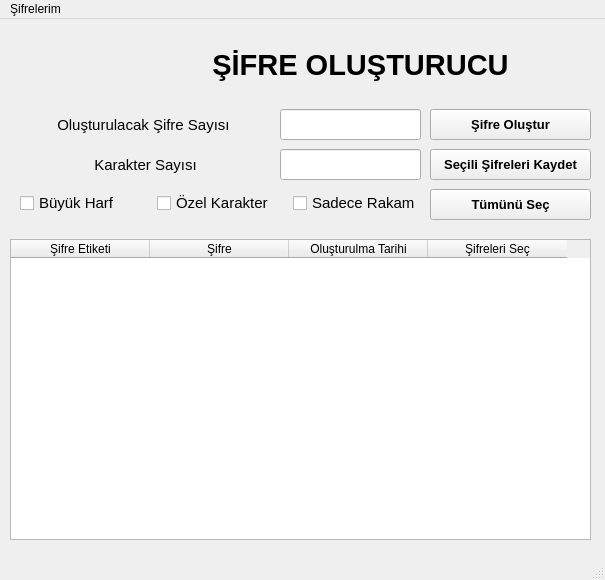
<?xml version="1.0" encoding="UTF-8"?>
<ui version="4.0">
 <class>MainWindow</class>
 <widget class="QMainWindow" name="MainWindow">
  <property name="geometry">
   <rect>
    <x>0</x>
    <y>0</y>
    <width>605</width>
    <height>580</height>
   </rect>
  </property>
  <property name="minimumSize">
   <size>
    <width>605</width>
    <height>580</height>
   </size>
  </property>
  <property name="maximumSize">
   <size>
    <width>605</width>
    <height>580</height>
   </size>
  </property>
  <property name="windowTitle">
   <string>Şifre Oluşturucu</string>
  </property>
  <property name="windowIcon">
   <iconset resource="arkaplanlar.qrc">
    <normaloff>:/kilit/kilit.png</normaloff>:/kilit/kilit.png</iconset>
  </property>
  <property name="layoutDirection">
   <enum>Qt::LeftToRight</enum>
  </property>
  <property name="styleSheet">
   <string notr="true"/>
  </property>
  <widget class="QWidget" name="centralwidget">
   <widget class="QLabel" name="label">
    <property name="geometry">
     <rect>
      <x>30</x>
      <y>10</y>
      <width>131</width>
      <height>71</height>
     </rect>
    </property>
    <property name="font">
     <font>
      <pointsize>22</pointsize>
     </font>
    </property>
    <property name="styleSheet">
     <string notr="true">image: url(:/kilit/kilit.png);</string>
    </property>
    <property name="text">
     <string/>
    </property>
    <property name="alignment">
     <set>Qt::AlignCenter</set>
    </property>
   </widget>
   <widget class="QLabel" name="label_2">
    <property name="geometry">
     <rect>
      <x>20</x>
      <y>90</y>
      <width>251</width>
      <height>31</height>
     </rect>
    </property>
    <property name="font">
     <font>
      <pointsize>11</pointsize>
     </font>
    </property>
    <property name="text">
     <string>Oluşturulacak Şifre Sayısı </string>
    </property>
    <property name="alignment">
     <set>Qt::AlignCenter</set>
    </property>
   </widget>
   <widget class="QLineEdit" name="sifre_sayisi">
    <property name="geometry">
     <rect>
      <x>280</x>
      <y>90</y>
      <width>141</width>
      <height>31</height>
     </rect>
    </property>
    <property name="font">
     <font>
      <pointsize>11</pointsize>
     </font>
    </property>
    <property name="alignment">
     <set>Qt::AlignCenter</set>
    </property>
   </widget>
   <widget class="QPushButton" name="pushButton_sifre_olustur">
    <property name="geometry">
     <rect>
      <x>430</x>
      <y>90</y>
      <width>161</width>
      <height>31</height>
     </rect>
    </property>
    <property name="font">
     <font>
      <pointsize>10</pointsize>
      <weight>75</weight>
      <bold>true</bold>
     </font>
    </property>
    <property name="text">
     <string>Şifre Oluştur</string>
    </property>
   </widget>
   <widget class="QLabel" name="label_4">
    <property name="geometry">
     <rect>
      <x>20</x>
      <y>130</y>
      <width>251</width>
      <height>31</height>
     </rect>
    </property>
    <property name="font">
     <font>
      <pointsize>11</pointsize>
     </font>
    </property>
    <property name="text">
     <string>Karakter Sayısı</string>
    </property>
    <property name="alignment">
     <set>Qt::AlignCenter</set>
    </property>
   </widget>
   <widget class="QLineEdit" name="karakter_sayisi_2">
    <property name="geometry">
     <rect>
      <x>280</x>
      <y>130</y>
      <width>141</width>
      <height>31</height>
     </rect>
    </property>
    <property name="font">
     <font>
      <pointsize>11</pointsize>
     </font>
    </property>
    <property name="alignment">
     <set>Qt::AlignCenter</set>
    </property>
   </widget>
   <widget class="QWidget" name="layoutWidget">
    <property name="geometry">
     <rect>
      <x>20</x>
      <y>170</y>
      <width>404</width>
      <height>28</height>
     </rect>
    </property>
    <layout class="QHBoxLayout" name="horizontalLayout">
     <item>
      <widget class="QCheckBox" name="checkBox_buyuk_harf">
       <property name="font">
        <font>
         <pointsize>11</pointsize>
        </font>
       </property>
       <property name="text">
        <string>Büyük Harf</string>
       </property>
       <property name="tristate">
        <bool>false</bool>
       </property>
      </widget>
     </item>
     <item>
      <widget class="QCheckBox" name="ozel_karak_check">
       <property name="font">
        <font>
         <pointsize>11</pointsize>
        </font>
       </property>
       <property name="text">
        <string>Özel Karakter</string>
       </property>
      </widget>
     </item>
     <item>
      <widget class="QCheckBox" name="rakam_check_box">
       <property name="font">
        <font>
         <pointsize>11</pointsize>
        </font>
       </property>
       <property name="text">
        <string>Sadece Rakam</string>
       </property>
      </widget>
     </item>
    </layout>
   </widget>
   <widget class="QLabel" name="label_3">
    <property name="geometry">
     <rect>
      <x>130</x>
      <y>10</y>
      <width>461</width>
      <height>71</height>
     </rect>
    </property>
    <property name="font">
     <font>
      <pointsize>22</pointsize>
      <weight>75</weight>
      <bold>true</bold>
     </font>
    </property>
    <property name="styleSheet">
     <string notr="true"/>
    </property>
    <property name="text">
     <string>ŞİFRE OLUŞTURUCU</string>
    </property>
    <property name="alignment">
     <set>Qt::AlignCenter</set>
    </property>
   </widget>
   <widget class="QTableWidget" name="sifre_olustur_table">
    <property name="geometry">
     <rect>
      <x>10</x>
      <y>220</y>
      <width>581</width>
      <height>301</height>
     </rect>
    </property>
    <property name="rowCount">
     <number>0</number>
    </property>
    <attribute name="horizontalHeaderDefaultSectionSize">
     <number>139</number>
    </attribute>
    <column>
     <property name="text">
      <string>Şifre Etiketi</string>
     </property>
     <property name="font">
      <font>
       <pointsize>9</pointsize>
      </font>
     </property>
     <property name="textAlignment">
      <set>AlignCenter</set>
     </property>
    </column>
    <column>
     <property name="text">
      <string>Şifre</string>
     </property>
     <property name="font">
      <font>
       <pointsize>9</pointsize>
      </font>
     </property>
     <property name="textAlignment">
      <set>AlignCenter</set>
     </property>
    </column>
    <column>
     <property name="text">
      <string>Oluşturulma Tarihi</string>
     </property>
     <property name="font">
      <font>
       <pointsize>9</pointsize>
      </font>
     </property>
     <property name="textAlignment">
      <set>AlignCenter</set>
     </property>
    </column>
    <column>
     <property name="text">
      <string>Şifreleri Seç</string>
     </property>
     <property name="font">
      <font>
       <pointsize>9</pointsize>
      </font>
     </property>
     <property name="textAlignment">
      <set>AlignCenter</set>
     </property>
    </column>
   </widget>
   <widget class="QPushButton" name="pushButton_sifre_kaydet">
    <property name="geometry">
     <rect>
      <x>430</x>
      <y>130</y>
      <width>161</width>
      <height>31</height>
     </rect>
    </property>
    <property name="font">
     <font>
      <pointsize>10</pointsize>
      <weight>75</weight>
      <bold>true</bold>
     </font>
    </property>
    <property name="text">
     <string>Seçili Şifreleri Kaydet</string>
    </property>
   </widget>
   <widget class="QPushButton" name="pushButton_tumunu_sec">
    <property name="geometry">
     <rect>
      <x>430</x>
      <y>170</y>
      <width>161</width>
      <height>31</height>
     </rect>
    </property>
    <property name="font">
     <font>
      <pointsize>10</pointsize>
      <weight>75</weight>
      <bold>true</bold>
     </font>
    </property>
    <property name="text">
     <string>Tümünü Seç</string>
    </property>
   </widget>
  </widget>
  <widget class="QMenuBar" name="menubar">
   <property name="geometry">
    <rect>
     <x>0</x>
     <y>0</y>
     <width>605</width>
     <height>26</height>
    </rect>
   </property>
   <widget class="QMenu" name="menu_sifrelerim">
    <property name="font">
     <font>
      <weight>75</weight>
      <bold>true</bold>
     </font>
    </property>
    <property name="title">
     <string>Şifrelerim</string>
    </property>
    <addaction name="parola_kayit_defteri"/>
   </widget>
   <addaction name="menu_sifrelerim"/>
  </widget>
  <widget class="QStatusBar" name="statusbar"/>
  <action name="parola_kayit_defteri">
   <property name="text">
    <string>Parola Kayıt Defteri</string>
   </property>
  </action>
 </widget>
 <resources>
  <include location="arkaplanlar.qrc"/>
 </resources>
 <connections/>
</ui>
